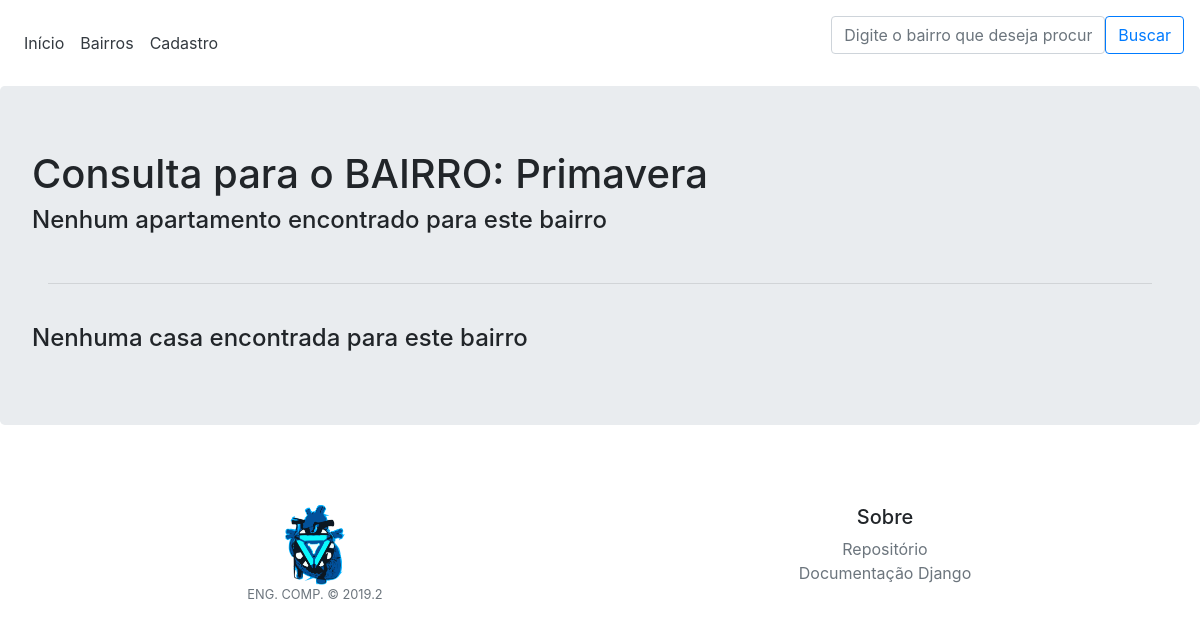
The app's page /busca/bairro/Primavera, older data.
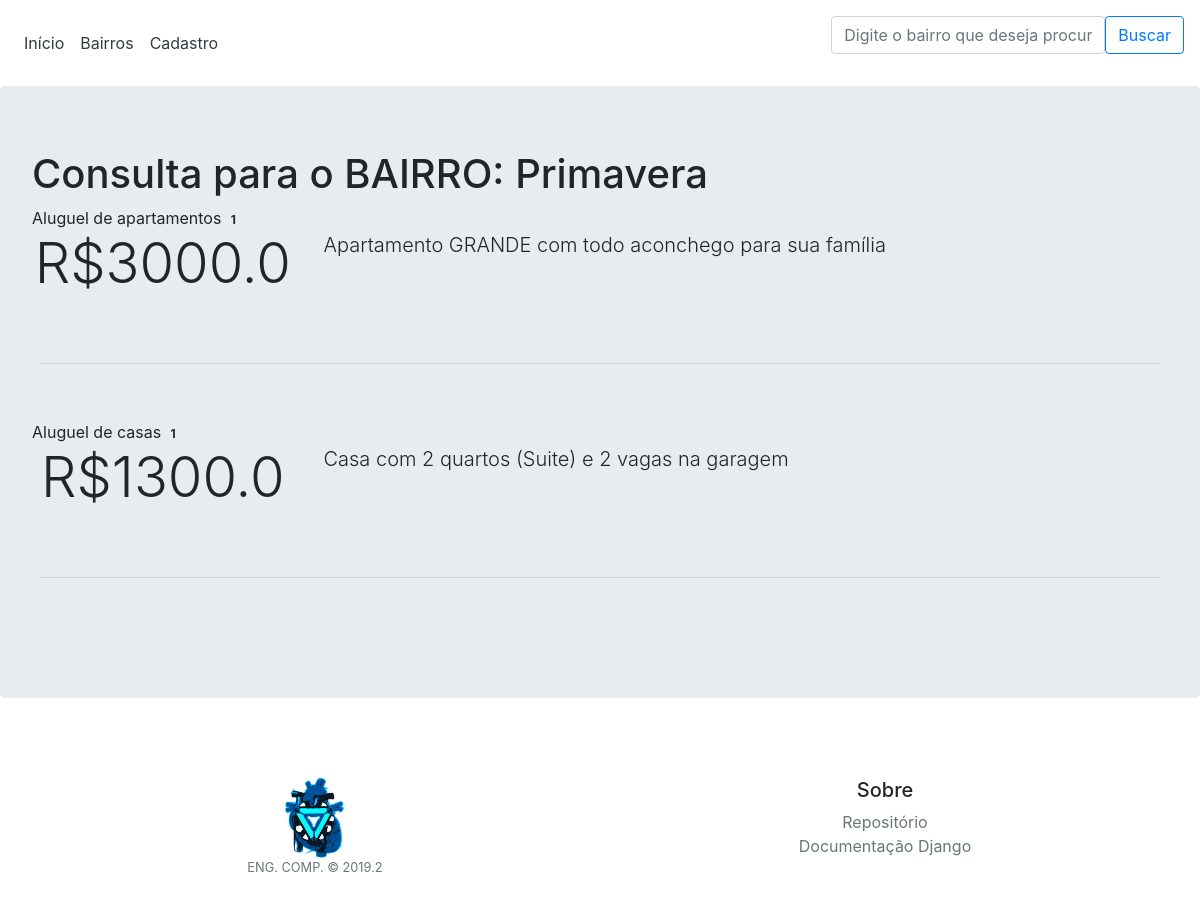
The same page, newer data.
### imoveis/models.py (models this page shows, shortened)
class Endereco(models.Model):
    cep = models.PositiveIntegerField(primary_key=True, validators=[MaxValueValidator(99999999)])
    pais = models.CharField(max_length=60)
    estado = models.CharField(max_length=60)
    cidade = models.CharField(max_length=60)
    bairro = models.CharField(max_length=200)
    rua = models.CharField(max_length=60)
    numero = models.PositiveIntegerField(null=True)

class Apartamento(models.Model):
    endereco = models.OneToOneField(Endereco, on_delete=models.CASCADE, null=True)
    id = models.AutoField(primary_key=True)
    n_quartos = models.PositiveIntegerField()
    n_suites = models.PositiveIntegerField()
    n_sala_estar = models.PositiveIntegerField()
    n_sala_jantar = models.PositiveIntegerField()
    n_vaga_garagem = models.PositiveIntegerField()
    andar = models.PositiveIntegerField()
    valor_condominio = models.FloatField()
    area = models.FloatField()
    possui_armario = models.BooleanField()
    descricao = models.CharField(max_length=200)
    portaria_integral = models.BooleanField()
    aluguel = models.FloatField()

class Casa(models.Model):
    endereco = models.OneToOneField(Endereco, on_delete=models.CASCADE, null=True)
    id = models.AutoField(primary_key=True)
    n_quartos = models.PositiveIntegerField()
    n_suites = models.PositiveIntegerField()
    n_sala_estar = models.PositiveIntegerField()
    n_vaga_garagem = models.PositiveIntegerField()
    area = models.FloatField()
    possui_armario = models.BooleanField()
    descricao = models.CharField(max_length=200)
    aluguel = models.FloatField()

### imoveis/views.py (the view)
# urls.py: re_path(r'busca/bairro/(?P<nome_bairro>[a-zA-Z\u00C0-\u00FF\s]+)$', views.bairro_id, name='bairro_id'),
def bairro_id(request, nome_bairro):
    enderecos = Endereco.objects.filter(bairro__icontains=nome_bairro)
    apartamentos = Apartamento.objects.filter(endereco=enderecos)
    casas = Casa.objects.filter(endereco=enderecos)
    consulta=nome_bairro
    list_casas = []
    list_apartamentos = []
    for endereco in enderecos:
        consulta = endereco.bairro
        apartamentos = Apartamento.objects.filter(endereco=endereco)
        casas = Casa.objects.filter(endereco=endereco)
        for imovel in apartamentos:
            imovel.aluguel = "R$" + str(imovel.aluguel)
            list_apartamentos.append(imovel)
        for imovel in casas:
            imovel.aluguel = "R$" + str(imovel.aluguel)
            list_casas.append(imovel)
    return render(request, 'imoveis/bairro.html', {'consulta': consulta, 'list_apartamentos': list_apartamentos, 'list_casas': list_casas})

### templates/imoveis/bairro.html (shortened to what this page needs)
{% extends 'imoveis/base.html' %}
{% load static %}
{% block content %}
<head>
</head>
<body>
    <h1>Consulta para o BAIRRO: {{consulta}}</h1>
    {% if list_apartamentos %}
        <a>Aluguel de apartamentos <span class="badge">{{ list_apartamentos|length }}</span></a>
        {% for imovel in list_apartamentos %}
            <div class="row justify-content-md-center" style="margin-bottom: 50px;">
              <div class="col-lg-3 col-sm-12">
                <a class="text-center display-4 text-body" href="{% url 'apartamento_id' apartamento_id=imovel.pk %}"> {{ imovel.aluguel| linebreaks}}</a>
              </div>
              <div class="col-lg-9 col-sm-12">
                <p class="lead">{{ imovel.descricao }}</p>
              </div>
            </div>
            <hr class="m-2">
            <br>
            <br>
        {% endfor %}
        {% else %}
            <h4>Nenhum apartamento encontrado para este bairro</h4>
            <br>
                <hr class="m-lg-3">
            <br>
    {% endif %}
    {% if list_casas %}
        <a>Aluguel de casas <span class="badge">{{ list_casas|length }}</span></a>
        {% for imovel in list_casas %}
            <div class="row justify-content-md-center" style="margin-bottom: 50px;">
              <div class="col-lg-3 col-sm-12">
                <a class="text-center display-4 text-body" href="{% url 'casa_id' casa_id=imovel.pk %}"> {{ imovel.aluguel| linebreaks}}</a>
              </div>
              <div class="col-lg-9 col-sm-12">
                <p class="lead">{{ imovel.descricao }}</p>
              </div>
            </div>
            <hr class="m-2">
            <br>
            <br>
        {% endfor %}
        {% else %}
                <h4>Nenhuma casa encontrada para este bairro</h4>
    {% endif %}
</body>
{% endblock %}

Row changes from the older to the newer data that the page shows:
added Endereco: bairro "Primavera"
added Apartamento: aluguel "R$3000.0", descricao "Apartamento GRANDE com todo aconchego para sua família"
now on this page (row edited): Casa: aluguel "R$1300.0", descricao "Casa com 2 quartos (Suite) e 2 vagas na garagem"
Text that changed along with them:
{{ list_apartamentos|length }}: (not shown) → "1"
{{ list_casas|length }}: (not shown) → "1"
{{ consulta }}: "Primavera" → (not shown)
text no longer shown: "Nenhum apartamento encontrado para este bairro Nenhuma casa encontrada para este bairro"
text now shown: "Aluguel de apartamentos Aluguel de casas"
